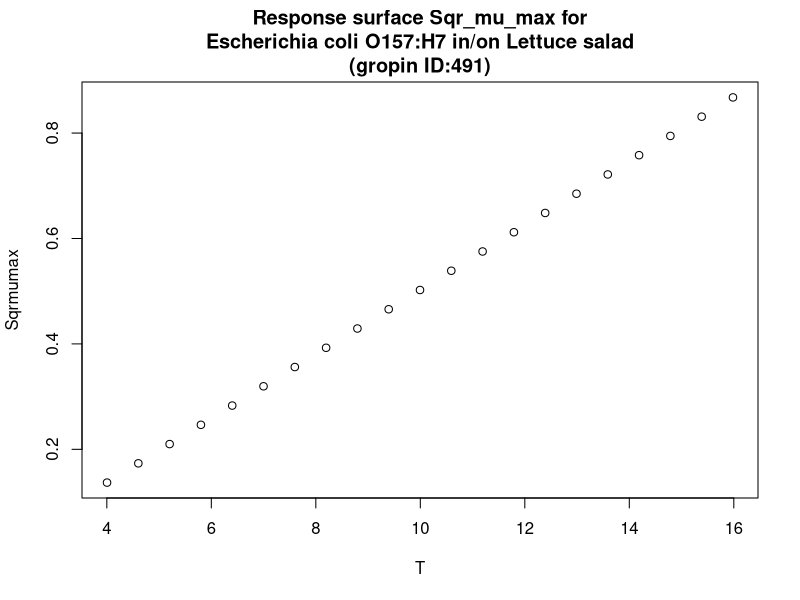

This chart was generated by the following R code:
#############################
# start of Parameter script
#############################
T <- seq(4.004,15.984015984016,length.out=21)
#############################
# end of Parameter script
#############################
############################# 
# start of Model script Gropin ID 491 
#############################
 
# constant coefficients for this model
 
variables <- data.frame(T)
argumentsPar <- unique.data.frame(expand.grid(variables))
 
# heart of the model
response_surface <- function(T) {
   mumax <-0.061*(T-1.76)

	return(mumax=mumax)
} 

# output parameters
responseSurface <- cbind(argumentsPar,response_surface(argumentsPar['T']))
colnames(responseSurface) <- c(colnames(argumentsPar),'Sqrmumax')
#############################
# End of Model script
#############################
############################# 
# start of Visualisation script Gropin ID 491 
#############################
titleText <-'Response surface Sqr_mu_max for
Escherichia coli O157:H7 in/on Lettuce salad
(gropin ID:491)'
plot(T,responseSurface$'Sqrmumax',xlab='T',
                          ylab='Sqrmumax',main=titleText)
#############################
# End of Visualisation script
#############################
